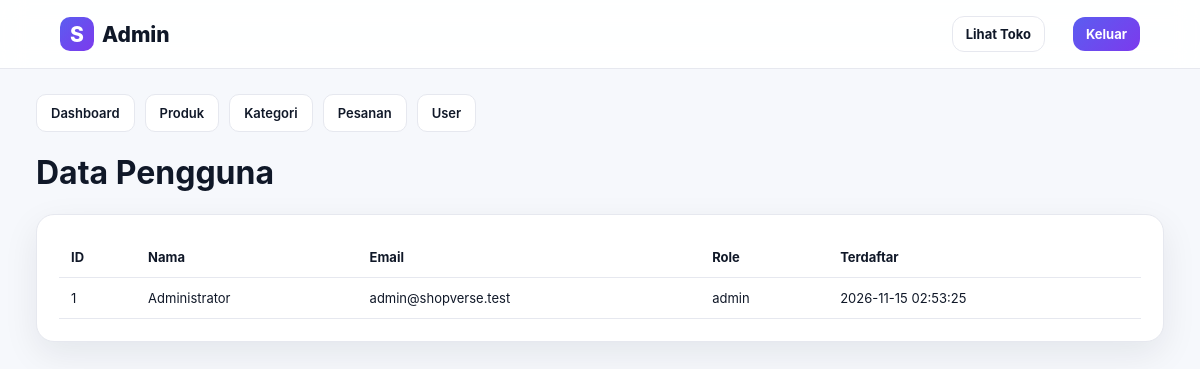
The page /admin/users.php (signed in) on the database its author committed.
### tables this page shows
CREATE TABLE users (
 id INT AUTO_INCREMENT PRIMARY KEY,
 name VARCHAR(120) NOT NULL,
 email VARCHAR(150) NOT NULL UNIQUE,
 password VARCHAR(255) NOT NULL,
 role ENUM('admin','user') DEFAULT 'user',
 phone VARCHAR(30), address TEXT,
 created_at TIMESTAMP DEFAULT CURRENT_TIMESTAMP
);

### admin/users.php (the view)
<?php include '_header.php';?><h1>Data Pengguna</h1><div class="panel table-wrap"><table class="table"><tr><th>ID</th><th>Nama</th><th>Email</th><th>Role</th><th>Terdaftar</th></tr><?php $r=$conn->query('SELECT * FROM users ORDER BY id DESC');while($u=$r->fetch_assoc()):?><tr><td><?=$u['id']?></td><td><?=htmlspecialchars($u['name'])?></td><td><?=htmlspecialchars($u['email'])?></td><td><?=$u['role']?></td><td><?=$u['created_at']?></td></tr><?php endwhile;?></table></div><?php include '_footer.php';?>

### assets/css/style.css (style rules this page uses)
:root { --bg:#f6f8fc;--card:#fff;--text:#101828;--muted:#667085;--primary:#5b5df0;--primary2:#7c3aed;--line:#e6e8ef;--danger:#ef4444;--ok:#16a34a;--shadow:0 12px 35px rgba(16,24,40,.08) }
* { box-sizing:border-box }
html { scroll-behavior:smooth }
body { margin:0;font-family:Inter,Arial,sans-serif;background:var(--bg);color:var(--text) }
.panel { background:var(--card);border:1px solid var(--line);border-radius:18px;padding:22px;box-shadow:var(--shadow) }
.table-wrap { overflow:auto }
.table { width:100%;border-collapse:collapse }
.table th,.table td { padding:12px;border-bottom:1px solid var(--line);text-align:left;font-size:13px }

### rows shown on the page
users: id "1", name "Administrator", email "admin@shopverse.test", role "admin", created_at "2026-11-15 02:53:25"
